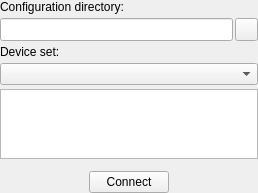
<?xml version="1.0" encoding="UTF-8"?>
<ui version="4.0">
 <class>DeviceSetSelectorWidget</class>
 <widget class="QWidget" name="DeviceSetSelectorWidget">
  <property name="geometry">
   <rect>
    <x>0</x>
    <y>0</y>
    <width>258</width>
    <height>193</height>
   </rect>
  </property>
  <property name="windowTitle">
   <string>DeviceSetSelector</string>
  </property>
  <layout class="QGridLayout" name="gridLayout">
   <property name="margin">
    <number>0</number>
   </property>
   <property name="spacing">
    <number>4</number>
   </property>
   <item row="0" column="0">
    <widget class="QLabel" name="label_ConfigurationDirectory">
     <property name="text">
      <string>Configuration directory:</string>
     </property>
    </widget>
   </item>
   <item row="1" column="0">
    <layout class="QHBoxLayout" name="horizontalLayout">
     <property name="spacing">
      <number>2</number>
     </property>
     <item>
      <widget class="QLineEdit" name="lineEdit_ConfigurationDirectory">
       <property name="sizePolicy">
        <sizepolicy hsizetype="Expanding" vsizetype="Preferred">
         <horstretch>0</horstretch>
         <verstretch>0</verstretch>
        </sizepolicy>
       </property>
       <property name="readOnly">
        <bool>true</bool>
       </property>
      </widget>
     </item>
     <item>
      <widget class="QPushButton" name="pushButton_OpenConfigurationDirectory">
       <property name="sizePolicy">
        <sizepolicy hsizetype="Fixed" vsizetype="Fixed">
         <horstretch>0</horstretch>
         <verstretch>0</verstretch>
        </sizepolicy>
       </property>
       <property name="minimumSize">
        <size>
         <width>23</width>
         <height>23</height>
        </size>
       </property>
       <property name="maximumSize">
        <size>
         <width>23</width>
         <height>23</height>
        </size>
       </property>
       <property name="text">
        <string/>
       </property>
       <property name="icon">
        <iconset resource="CommonWidgets.qrc">
         <normaloff>:/icons/Resources/icon_OpenFile.png</normaloff>:/icons/Resources/icon_OpenFile.png</iconset>
       </property>
       <property name="iconSize">
        <size>
         <width>16</width>
         <height>16</height>
        </size>
       </property>
      </widget>
     </item>
    </layout>
   </item>
   <item row="2" column="0">
    <widget class="QLabel" name="label_DeviceSet">
     <property name="text">
      <string>Device set:</string>
     </property>
    </widget>
   </item>
   <item row="3" column="0">
    <widget class="QComboBox" name="comboBox_DeviceSet">
     <property name="sizePolicy">
      <sizepolicy hsizetype="Expanding" vsizetype="Fixed">
       <horstretch>0</horstretch>
       <verstretch>0</verstretch>
      </sizepolicy>
     </property>
     <property name="maxVisibleItems">
      <number>20</number>
     </property>
     <property name="sizeAdjustPolicy">
      <enum>QComboBox::AdjustToContents</enum>
     </property>
    </widget>
   </item>
   <item row="5" column="0">
    <spacer name="verticalSpacer_2">
     <property name="orientation">
      <enum>Qt::Vertical</enum>
     </property>
     <property name="sizeType">
      <enum>QSizePolicy::Fixed</enum>
     </property>
     <property name="sizeHint" stdset="0">
      <size>
       <width>258</width>
       <height>8</height>
      </size>
     </property>
    </spacer>
   </item>
   <item row="6" column="0">
    <layout class="QHBoxLayout" name="horizontalLayout_2">
     <item>
      <widget class="QPushButton" name="pushButton_Connect">
       <property name="minimumSize">
        <size>
         <width>80</width>
         <height>0</height>
        </size>
       </property>
       <property name="maximumSize">
        <size>
         <width>80</width>
         <height>16777215</height>
        </size>
       </property>
       <property name="text">
        <string>Connect</string>
       </property>
       <property name="icon">
        <iconset resource="CommonWidgets.qrc">
         <normaloff>:/icons/Resources/icon_Connect.png</normaloff>:/icons/Resources/icon_Connect.png</iconset>
       </property>
      </widget>
     </item>
    </layout>
   </item>
   <item row="4" column="0">
    <widget class="QTextEdit" name="textEdit_Description">
     <property name="sizePolicy">
      <sizepolicy hsizetype="Expanding" vsizetype="Fixed">
       <horstretch>0</horstretch>
       <verstretch>0</verstretch>
      </sizepolicy>
     </property>
     <property name="minimumSize">
      <size>
       <width>0</width>
       <height>64</height>
      </size>
     </property>
     <property name="maximumSize">
      <size>
       <width>16777215</width>
       <height>96</height>
      </size>
     </property>
     <property name="frameShadow">
      <enum>QFrame::Plain</enum>
     </property>
     <property name="readOnly">
      <bool>true</bool>
     </property>
    </widget>
   </item>
  </layout>
 </widget>
 <resources>
  <include location="CommonWidgets.qrc"/>
 </resources>
 <connections/>
</ui>
